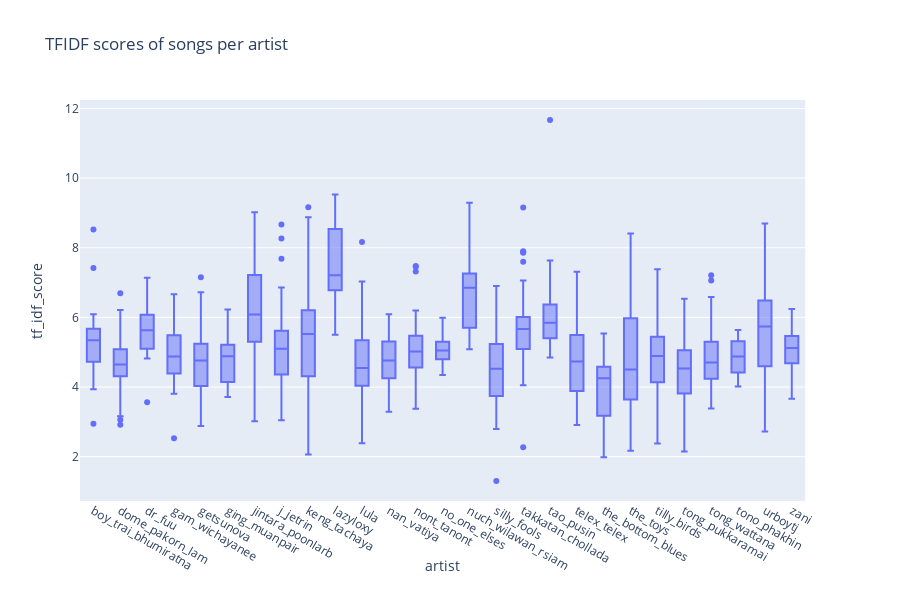

The cell this chart's notebook holds for it:
### Code cell
fig = px.box(song_filter_df, x='artist', y='tf_idf_score', title='TFIDF scores of songs per artist')
fig.show()

### Figure 1 — Plotly figure (JSON) as saved in the notebook; plotly's stock layout.template omitted (floating-point values rounded to 4 significant figures; data arrays with more than 128 entries replaced by an {"elided": "..."} marker saying what was removed)
{"data": [{"alignmentgroup": "True", "hoverlabel": {"namelength": 0}, "hovertemplate": "artist=%{x}<br>tf_idf_score=%{y}", "legendgroup": "", "marker": {"color": "#636efa"}, "name": "", "notched": false, "offsetgroup": "", "orientation": "v", "showlegend": false, "type": "box", "x": {"elided": "831 str values"}, "x0": " ", "xaxis": "x", "y": {"elided": "831 float values"}, "y0": " ", "yaxis": "y"}], "layout": {"boxmode": "group", "height": 600, "legend": {"tracegroupgap": 0}, "title": {"text": "TFIDF scores of songs per artist"}, "xaxis": {"anchor": "y", "domain": [0, 0.98], "title": {"text": "artist"}}, "yaxis": {"anchor": "x", "domain": [0, 1], "title": {"text": "tf_idf_score"}}}}
